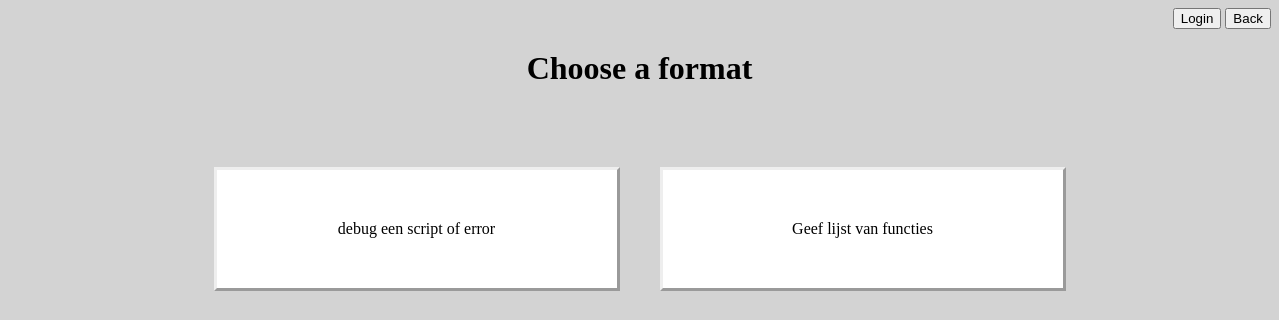
/src/choice.php?subject=1, run on an earlier commit of the app's database.
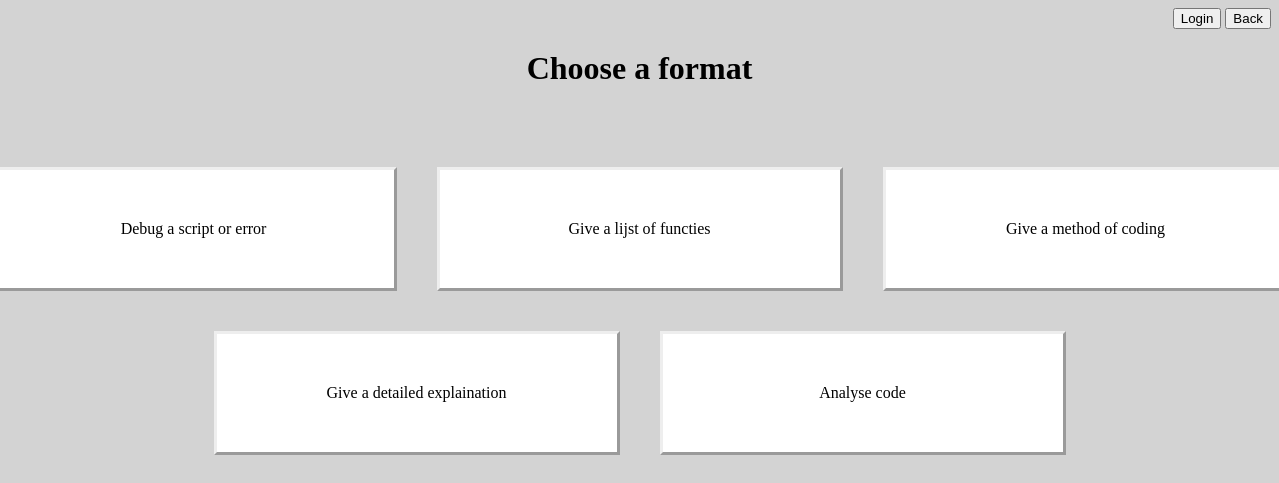
And on a later commit of the database.
### tables this page shows
CREATE TABLE choices (
    id INT AUTO_INCREMENT PRIMARY KEY,
    choice VARCHAR(255),
    prompt TEXT
);

### src/choice.php (the view, shortened to what this page needs)
<?php
require("connection.php");
$Database = $dbh->prepare("SELECT choices.* FROM choices INNER JOIN tags ON choices.id = tags.choice_id WHERE tags.subject_id = :id");
$subjectId = filter_var($_GET['subject'], FILTER_SANITIZE_NUMBER_INT);
$Database->bindParam(':id',$subjectId);
$Database->execute();
$choices = $Database->fetchAll(PDO::FETCH_ASSOC);
?>
<!DOCTYPE html>
<html lang="en">
<head>
    <link rel="stylesheet" href="style.css">
</head>
<body>
    <nav class="right-button-login">
        <?php if (empty($_SESSION["loggedInUser"])) { ?>
            <a href="login-logout/login.php"><button class="login-button">Login</button></a>
            <a href="homepage.php"><button class="back">Back</button></a>
        <?php } ?>
    </nav>
    <div class="title-center-home">
        <h1>Choose a format</h1>
    </div>
    <div class="center-boxes-two">
        <div class="row-boxes">
            <?php
            $counter = 0;
            foreach ($choices as $choice) {
                if ($counter % 3 == 0) { ?>
                    <div class="row">
                <?php } ?>
                <a href="prompt.php?subject=<?=$_GET['subject'];?>&choice=<?=$choice['id'];?>"><p class="boxes-two"><?= $choice['choice'];?></p></a>
                <?php
                $counter++;
                if ($counter % 3 == 0) { ?>
                    </div>
                <?php }
            }
            if ($counter % 3 != 0) { ?>
                </div>
            <?php } ?>
        </div>
    </div>
</body>
</html>

### src/style.css (style rules this page uses)
body { background-color: lightgray; }
.title-center-home { text-align: center; }
.center-boxes-two { display: flex; justify-content: center; align-items: center; margin-top: 60px; }
.row-boxes { display: flex; justify-content: center; flex-wrap: wrap; width: 100%; }
.row { display: flex; justify-content: center; width: 100%; }
.boxes-two { flex: 1 1 33%; text-align: center; padding: 50px; margin: 20px; width: 300px; border-style: outset; text-align: center; background-color: white; }
a { text-decoration: none; color: black; }
.right-button-login { text-align: right; }

What changed in the data, as far as the page shows it:
changed choices: choice "debug een script of error" → "Debug a script or error"
changed choices: choice "Geef lijst van functies" → "Give a lijst of functies"
added choices: choice "Give a method of coding"
added choices: choice "Give a detailed explaination"
added choices: choice "Analyse code"
